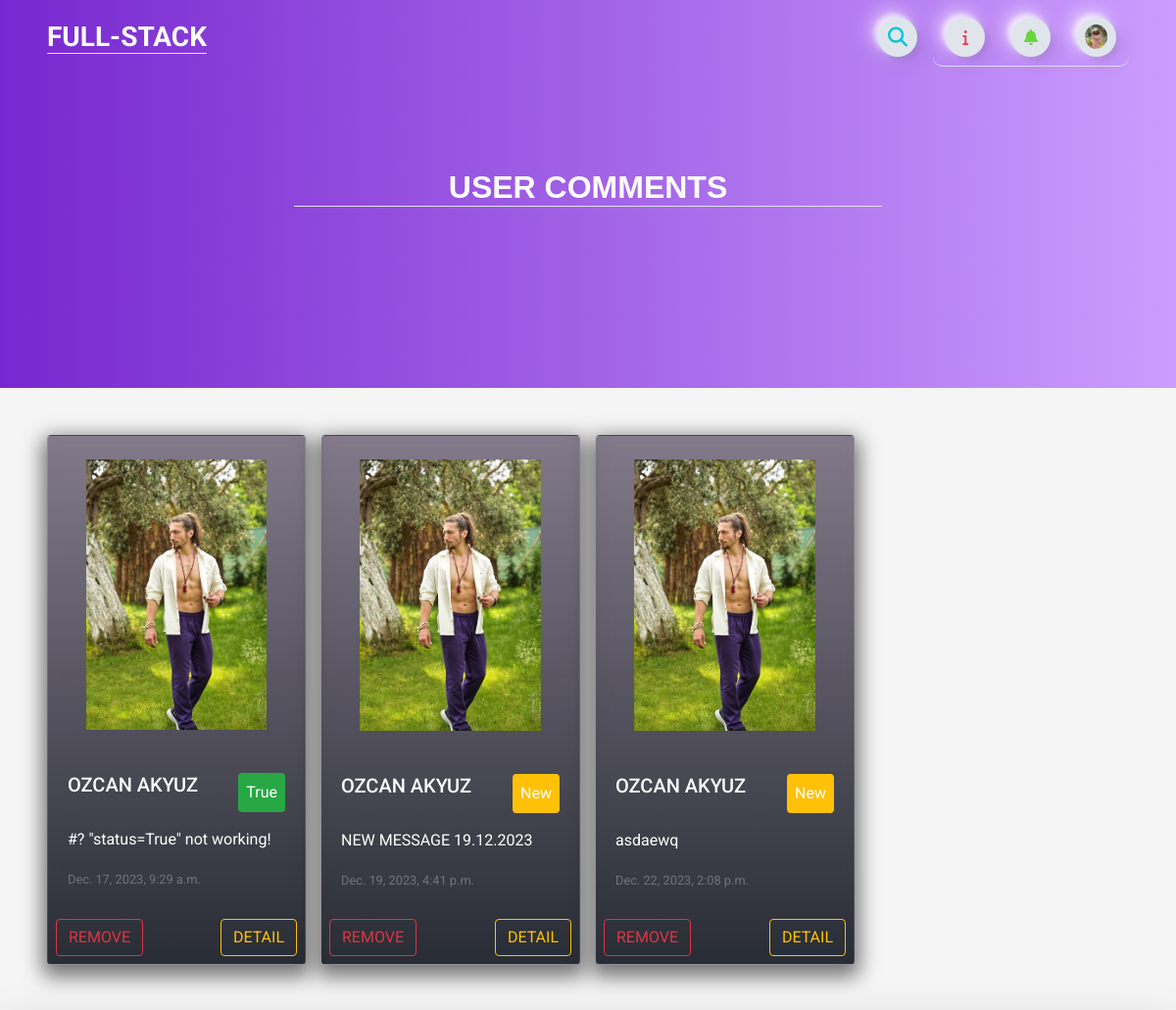
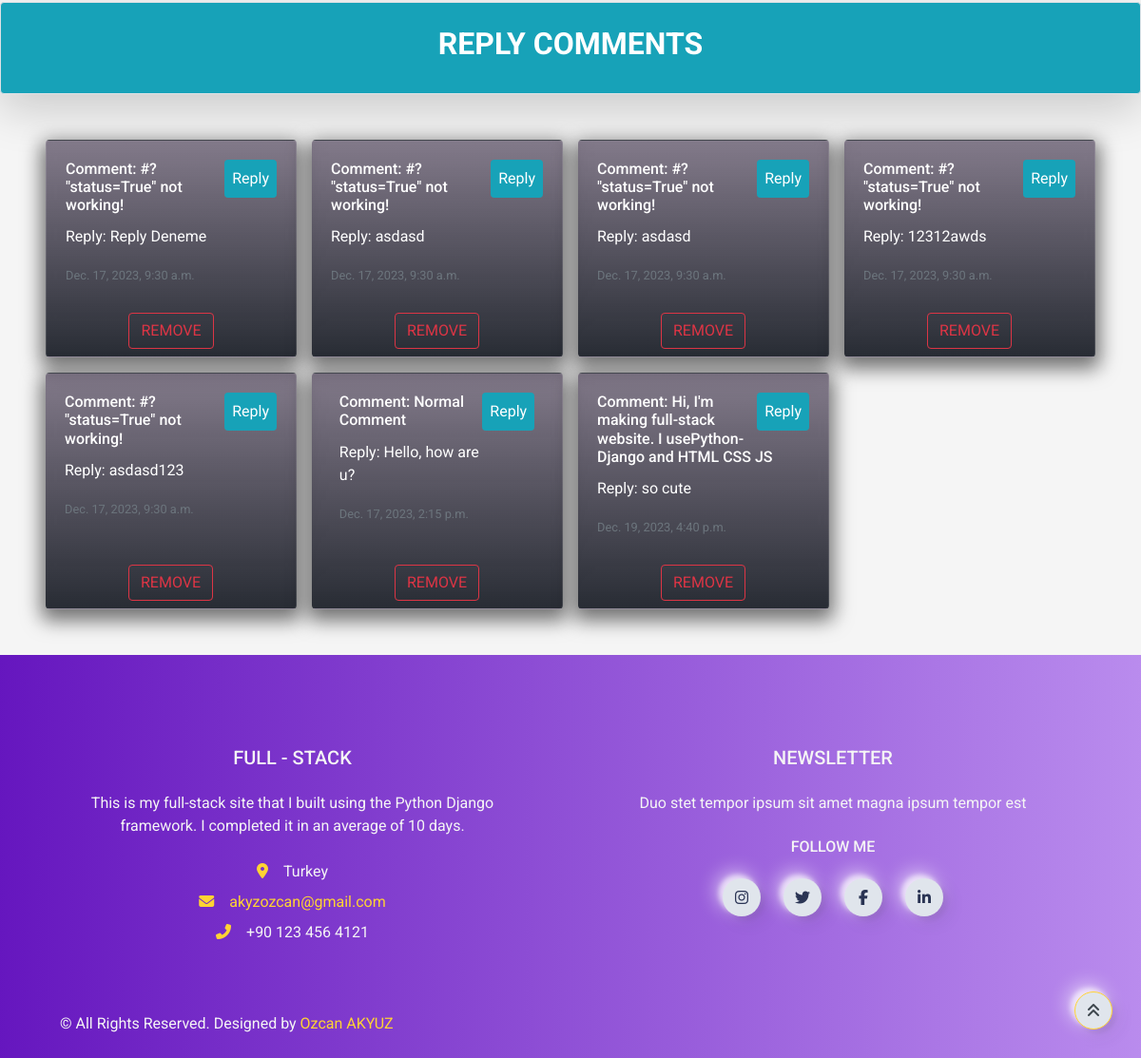
/user/comments/ (signed in), run on the app's committed database (2 pictures, top to bottom).
### home/models.py (models this page shows, shortened)
class UserProfile(models.Model):
    user = models.OneToOneField(User, on_delete=models.CASCADE)
    phone = models.CharField(blank=True, max_length=20)
    address = models.CharField(blank=True, max_length=150)
    city = models.CharField(blank=True, max_length=20)
    country = models.CharField(blank=True, max_length=50)
    image = models.ImageField(blank=True, upload_to='images/users/')
    def image_tag(self):
        return mark_safe('<img src="{}" height="50"/>'.format(self.image.url))
    image_tag.short_description = 'Image'

class Comment(models.Model):
    STATUS = (('New', 'New'),('True', 'True'),('False', 'False'))
    post=models.ForeignKey(Post,on_delete=models.CASCADE)
    user = models.ForeignKey(User, on_delete=models.CASCADE)
    comment = models.CharField(max_length=250,blank=False)
    ip = models.CharField(max_length=20, blank=True)
    status = models.CharField(max_length=5, choices=STATUS, default='New')
    create_at=models.DateTimeField(auto_now_add=True)
    update_at=models.DateTimeField(auto_now=True)
    def __str__(self):
        return self.comment

class Post(models.Model):
    STATUS = (('New', 'New'),('True', 'True'),('False', 'False'))
    id = models.AutoField(primary_key=True)
    title = models.CharField(max_length=200)
    user = models.ForeignKey(User, on_delete=models.CASCADE)
    content = models.TextField()
    create_at = models.DateTimeField(auto_now_add=True)
    status = models.CharField(max_length=5, choices=STATUS, default='New')
    image = models.ImageField(upload_to='images/')
    def image_tag(self):
        if self.image:
            return mark_safe('<img src="%s" width="50" height="50" />' % self.image.url)
        return None
    image_tag.short_description = 'Image Preview'

class ReplyComment(models.Model):
    STATUS = (('New', 'New'),('True', 'True'),('False', 'False'))
    comment=models.ForeignKey(Comment,on_delete=models.CASCADE)
    user = models.ForeignKey(User, on_delete=models.CASCADE, null=True)
    repcomment = models.CharField(max_length=250,blank=False)
    ip = models.CharField(max_length=20, blank=True)
    status = models.CharField(max_length=5, choices=STATUS, default='New')
    create_at = models.DateTimeField(auto_now_add=True)
    update_at=models.DateTimeField(auto_now=True)

### user/views.py (the view)
# urls.py: path('comments/', views.user_comments, name='user_comments'),
@login_required(login_url='/login')
def user_comments(request):
    current_user = request.user
    profile = UserProfile.objects.get(user_id = current_user.pk)
    comments = Comment.objects.filter(user_id = current_user.id)
    repcomments = ReplyComment.objects.filter(user_id = current_user.id)
    context = {'comments': comments,
               'repcomments': repcomments,
               'profile': profile,
               'page': 'USER COMMENTS',}
    return render(request, 'user_comments.html', context)

### user/templates/user_comments.html (shortened to what this page needs)
{% extends "base.html" %}
{% load static %}
{% block body %}
<header>
    <div class="header m-auto">
        <div class="container" style="position: relative;">
            <h2 class="text-light px-2 m-auto border-bottom" id="navbar-text">USER COMMENTS</h2>
        </div>
    </div>
</header>
<div class="card-group mx-5 mt-5" style="gap: 1rem; position: static !important;">
    {% for comment in comments %}
      <div class="card align-items-center rounded">
        <img src="{{ comment.post.image.url }}" class="card-img-top py-4 w-75" alt="...">
        <div class="card-body w-100">
            <div class="d-flex flex-row-reverse justify-content-between">
                <p class="card-text p-2 rounded
                    {% if comment.status == 'True' %}
                    bg-success
                    {% elif comment.status == 'New' %}
                    bg-warning
                    {% else %}
                    bg-danger
                    {% endif %}">
                    {{ comment.status }}
                </p>
                <h5 class="card-title">{{ comment.user.get_full_name }}</h5>
            </div>
          <p class="card-text">{{ comment.comment }}</p>
          <p class="card-text"><small class="text-muted">{{ comment.create_at }}</small></p>
        </div>
        <div class="text-right w-100 p-2">
          <a class="btn btn-outline-warning rounded align-items-center hidden-arrow" href="/post_detail/{{ comment.post.id }}">DETAIL</a>
          <a href="/user/deletecomment/{{ comment.id }}" onclick="return confirm('Will be Delete ! Are you sure?')"><button class="btn btn-outline-danger rounded float-left">REMOVE</button></a>
        </div>
      </div>
    {% endfor %}
  </div>
<div class="text-center shadow-lg rounded border mx-5 p-4 m-auto bg-info" style="margin-top: 3rem !important;">
  <h2 class="text-light">REPLY COMMENTS</h2>
</div>
<div class="card-group mx-5 mt-5" style="gap: 1rem; position: static !important;">
  {% for comment in repcomments %}
    <div class="card align-items-center rounded">
      <div class="card-body">
        <p class="p-2 rounded bg-info float-right">Reply</p>
            <h6 class="card-title">Comment: {{ comment.comment }}</h6>
        <p class="card-text">Reply: {{ comment.repcomment }}</p>
        <p class="card-text"><small class="text-muted">{{ comment.create_at }}</small></p>
      </div>
      <div class="text-right p-2">
        <a href="/user/deletecomment/{{ comment.id }}" onclick="return confirm('Will be Delete ! Are you sure?')"><button class="btn btn-outline-danger rounded float-left">REMOVE</button></a>
      </div>
    </div>
  {% endfor %}
</div>
{% endblock  %}

### home/templates/navbar.html (shortened to what this page needs)
{% load static %}
{% load active_link_tags %}
{% block body %}
<nav class="navbar navbar-expand gradient-custom px-5">
    <div class="container-fluid" id="full-stack">
        <div class="collapse navbar-collapse" id="navbarSupportedContent">
            <a class="navbar-brand mt-2 mt-lg-0" href="/" style="margin-right: 0">
                <h3 class="pt-1 mb-1 text-light border-bottom">FULL-STACK</h3>
            </a>
        </div>
    <form action="{% url 'search' %}" method="POST">
        <div class="search-box">
            <button class="btn btnnavbar btn-search" type="button"><i class="fas fa-search"></i></button>
        </div>
    </form>
    <div class="d-flex align-items-center frame-right border-bottom">
        {% with request.resolver_match.url_name as url_name %}
                <a class="text-reset me-3 btn btnnavbar" id="information" href="#" type="button"
                {% if url_name == 'index' %}
                    onclick="homeInfo()"
                {% elif url_name == 'post_detail' %}
                    onclick="detailInfo()"
                {% elif url_name == 'search' %}
                    onclick="searchInfo()"
                {% else %}
                {% endif %}>
                    <i class="fa-solid fa-info" style="color:#ee4056;"></i>
                </a>
        {% endwith %}
            <div class="dropdownnotif">
                <a class="text-reset me-3 dropbtnnotif hidden-arrow btn btnnavbar" href="#" onclick="myFunctionNotif()" id="navbarDropdownMenuLink" role="button" data-mdb-toggle="dropdown" aria-expanded="false">
                    <i class="fas fa-bell" style="color:#65d838;"></i>
                </a>
            </div>
            {%  if user.id is not None %}
            <div class="dropdown" id="login-signup">
                <a class="dropbtn d-flex align-items-center hidden-arrow btnnavbar" href="#" onclick="myFunction()" id="navbarDropdownMenuAvatar" role="button" data-mdb-toggle="dropdown" aria-expanded="false">
                    {% if profile.image %}
                    <img src="{{ profile.image.url }}" class="rounded-circle" height="25" alt="Black and White Portrait of a Man" loading="lazy" />
                    {% else %}
                    <img src="" class="rounded-circle" height="25" alt="Black and White Portrait of a Man" loading="lazy" alt="NO PHOTO!" />
                    {% endif %}
                </a>
            </div>
            {% else %}
            <div class="dropdown" id="login-signup">
                <a class="dropbtn d-flex align-items-center hidden-arrow btnnavbar" href="#" id="navbarDropdownMenuAvatar" type="button" data-toggle="modal" data-target="#containerlog">
                    <i class="fa-regular fa-user text-dark"></i>
                </a>
            </div>
            {% endif %}
        </div>
    </div>
</nav>
{% endblock %}

### home/static/css/main.css (style rules this page uses)
.gradient-custom { background: rgb(106, 17, 203); background: -webkit-linear-gradient(to right, rgba(106, 17, 203, 0.9), rgba(199, 147, 255, 0.9)); background: linear-gradient(to right, rgba(106, 17, 203, 0.9), rgba(199, 147, 255, 0.9)); }
.header { background: rgb(106, 17, 203); background: -webkit-linear-gradient(to right, rgba(106, 17, 203, 0.9), rgba(199, 147, 255, 0.9));; background: linear-gradient(to right, rgba(106, 17, 203, 0.9), rgba(199, 147, 255, 0.9));; height: 40vh; }
.frame-right { display: flex; flex-direction: row; justify-content: space-around; align-items: center; height: 60px; width: 200px; position: relative; transition: box-shadow 0.6s cubic-bezier(0.79,0.21,0.06,0.81); border-radius: 10px; }
.btnnavbar { height: 40px; width: 40px; border-radius: 150px; background: #e0e5ec; display: flex; flex-direction: column; justify-content: center; align-items: center; -webkit-tap-highlight-color:rgba(0,0,0,0); -webkit-tap-highlight-color:transparent; box-shadow: -7px -7px 20px #fff9, -4px -4px 5px 0px #fff9, 7px 7px 20px 0px #0001, 4px 4px 5px 0px #0001, inset 0px 0px 0px 0px #fff9, inset 0px 0px 0px 0px #0001, inset 0px 0px 0px 0px #fff9, inset 0px 0px 0px 0px #0001 ; transition: box-shadow 0.5s cubic-bezier(0.79,0.21,0.06,0.81); font-size: 16px; color: rgba(42,52,84,1); }
.dropbtn { color: white; padding: 16px; font-size: 16px; border: none; cursor: pointer; }
.dropdown { position: relative; display: inline-block; }
.dropdownnotif { position: relative; display: inline-block; }
.search-box { width: fit-content; height: fit-content; position: relative; margin-right: 1rem; }
.btn-search { width: 40px; height: 40px; border-style: none; font-size: 20px; font-weight: bold; outline: none; cursor: pointer; position: absolute; right: 0px; color:#0bc6d7 ; pointer-events: painted; border-radius: 150px; -webkit-tap-highlight-color:rgba(0,0,0,0); -webkit-tap-highlight-color:transparent; box-shadow: -7px -7px 20px #fff9, -4px -4px 5px 0px #fff9, 7px 7px 20px 0px #0001, 4px 4px 5px 0px #0001, inset 0px 0px 0px 0px #fff9, inset 0px 0px 0px 0px #0001, inset 0px 0px 0px 0px #fff9, inset 0px 0px 0px 0px #0001 ; transition: box-shadow 0.5s cubic-bezier(0.79,0.21,0.06,0.81); text-decoration: none; }
div > img { max-width: 12rem; }
.card-group img { border-radius: .5rem; max-width: 70%; }
.card-group .card-body .card-title { color: #fff; }
.card-group { position: relative; bottom: 6rem; display: grid; grid-template-columns: repeat(4,1fr); color: #fff; }
#navbar-text { align-items: center; text-align: center; font-family: 'Quicksand', sans-serif; top: 6rem; position: relative; margin: auto; max-width: 54%; }

### data on the page
UserProfile: image (picture)
Comment: post.image (picture), status "True", user.get_full_name "OZCAN AKYUZ", comment "#? \"status=True\" not working!", create_at "Dec. 17, 2023, 9:29 a.m."
Comment: post.image (picture), status "New", user.get_full_name "OZCAN AKYUZ", comment "NEW MESSAGE 19.12.2023", create_at "Dec. 19, 2023, 4:41 p.m."
Comment: post.image (picture), status "New", user.get_full_name "OZCAN AKYUZ", comment "asdaewq", create_at "Dec. 22, 2023, 2:08 p.m."
ReplyComment: comment "#? \"status=True\" not working!", repcomment "Reply Deneme", create_at "Dec. 17, 2023, 9:30 a.m."
ReplyComment: comment "#? \"status=True\" not working!", repcomment "asdasd", create_at "Dec. 17, 2023, 9:30 a.m."
ReplyComment: comment "#? \"status=True\" not working!", repcomment "asdasd", create_at "Dec. 17, 2023, 9:30 a.m."
ReplyComment: comment "#? \"status=True\" not working!", repcomment "12312awds", create_at "Dec. 17, 2023, 9:30 a.m."
ReplyComment: comment "#? \"status=True\" not working!", repcomment "asdasd123", create_at "Dec. 17, 2023, 9:30 a.m."
ReplyComment: comment "Normal Comment", repcomment "Hello, how are u?", create_at "Dec. 17, 2023, 2:15 p.m."
ReplyComment: comment "Hi, I'm making full-stack website. I usePython-Django and HTML CSS JS", repcomment "so cute", create_at "Dec. 19, 2023, 4:40 p.m."
